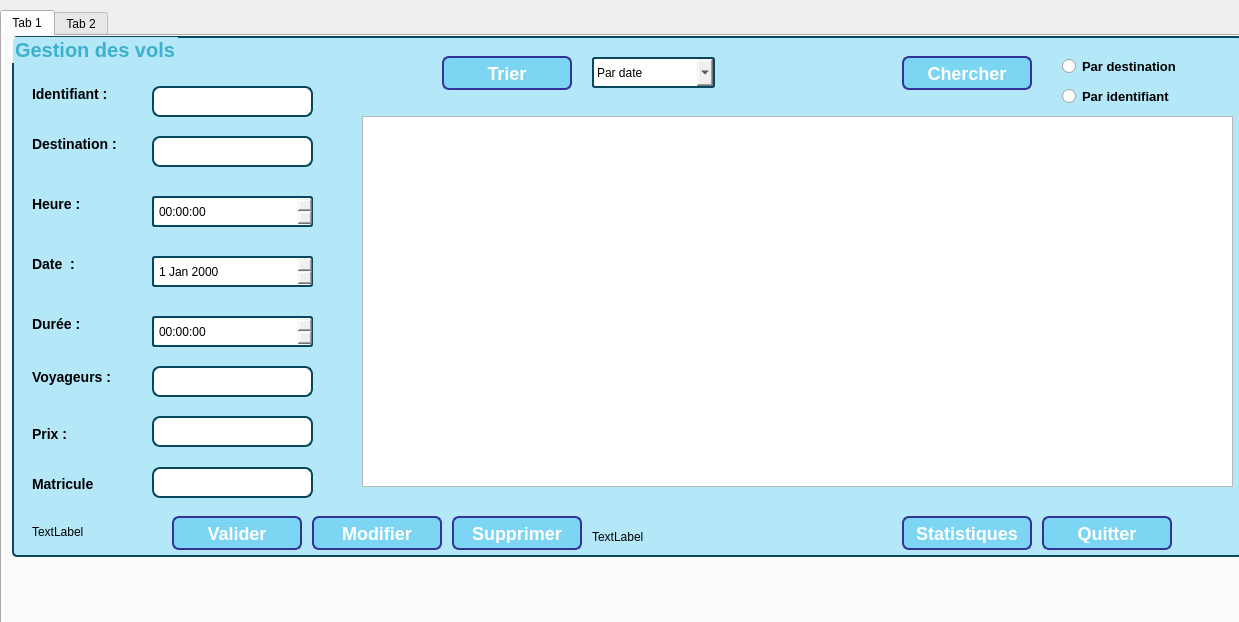
<?xml version="1.0" encoding="UTF-8"?>
<ui version="4.0">
 <class>Dialog</class>
 <widget class="QDialog" name="Dialog">
  <property name="geometry">
   <rect>
    <x>0</x>
    <y>0</y>
    <width>1239</width>
    <height>622</height>
   </rect>
  </property>
  <property name="windowTitle">
   <string>Dialog</string>
  </property>
  <widget class="QTabWidget" name="tabWidget">
   <property name="geometry">
    <rect>
     <x>0</x>
     <y>10</y>
     <width>1241</width>
     <height>621</height>
    </rect>
   </property>
   <property name="currentIndex">
    <number>0</number>
   </property>
   <widget class="QWidget" name="tab">
    <attribute name="title">
     <string>Tab 1</string>
    </attribute>
    <widget class="QGroupBox" name="groupBox">
     <property name="geometry">
      <rect>
       <x>10</x>
       <y>0</y>
       <width>1231</width>
       <height>521</height>
      </rect>
     </property>
     <property name="styleSheet">
      <string notr="true">QGroupBox {
    background-color: rgb(180, 231, 248);
    border: 2px solid rgb(8, 72, 94);
    border-radius: 5px;
color: rgb(60, 176, 205);
font-weight: bold;
font-size: 20px;
    margin-top: 0ex; /* leave space at the top for the title */
}

</string>
     </property>
     <property name="title">
      <string>Gestion des vols</string>
     </property>
     <widget class="QLabel" name="label">
      <property name="geometry">
       <rect>
        <x>20</x>
        <y>50</y>
        <width>91</width>
        <height>16</height>
       </rect>
      </property>
      <property name="styleSheet">
       <string notr="true">QLabel {
font-weight: bold;
font-size: 14px;
}</string>
      </property>
      <property name="text">
       <string>Identifiant :</string>
      </property>
     </widget>
     <widget class="QLabel" name="label_2">
      <property name="geometry">
       <rect>
        <x>20</x>
        <y>100</y>
        <width>91</width>
        <height>16</height>
       </rect>
      </property>
      <property name="styleSheet">
       <string notr="true">QLabel {
font-weight: bold;
font-size: 14px;
}</string>
      </property>
      <property name="text">
       <string>Destination :</string>
      </property>
     </widget>
     <widget class="QLabel" name="label_3">
      <property name="geometry">
       <rect>
        <x>20</x>
        <y>220</y>
        <width>71</width>
        <height>16</height>
       </rect>
      </property>
      <property name="styleSheet">
       <string notr="true">QLabel {
font-weight: bold;
font-size: 14px;
}</string>
      </property>
      <property name="text">
       <string>Date  :</string>
      </property>
     </widget>
     <widget class="QLabel" name="label_4">
      <property name="geometry">
       <rect>
        <x>20</x>
        <y>160</y>
        <width>71</width>
        <height>16</height>
       </rect>
      </property>
      <property name="styleSheet">
       <string notr="true">QLabel {
font-weight: bold;
font-size: 14px;
}</string>
      </property>
      <property name="text">
       <string>Heure :</string>
      </property>
     </widget>
     <widget class="QLabel" name="label_5">
      <property name="geometry">
       <rect>
        <x>20</x>
        <y>280</y>
        <width>71</width>
        <height>16</height>
       </rect>
      </property>
      <property name="styleSheet">
       <string notr="true">QLabel {
font-weight: bold;
font-size: 14px;
}</string>
      </property>
      <property name="text">
       <string>Durée :</string>
      </property>
     </widget>
     <widget class="QLabel" name="label_6">
      <property name="geometry">
       <rect>
        <x>20</x>
        <y>390</y>
        <width>61</width>
        <height>16</height>
       </rect>
      </property>
      <property name="styleSheet">
       <string notr="true">QLabel {
font-weight: bold;
font-size: 14px;
}</string>
      </property>
      <property name="text">
       <string>Prix :</string>
      </property>
     </widget>
     <widget class="QLabel" name="label_7">
      <property name="geometry">
       <rect>
        <x>20</x>
        <y>330</y>
        <width>91</width>
        <height>21</height>
       </rect>
      </property>
      <property name="styleSheet">
       <string notr="true">QLabel {
font-weight: bold;
font-size: 14px;
}</string>
      </property>
      <property name="text">
       <string>Voyageurs :</string>
      </property>
     </widget>
     <widget class="QLineEdit" name="lineEdit_id">
      <property name="geometry">
       <rect>
        <x>140</x>
        <y>50</y>
        <width>161</width>
        <height>31</height>
       </rect>
      </property>
      <property name="styleSheet">
       <string notr="true">QLineEdit {
padding: 1px;
border-style: solid;
border: 2px solid rgb(8, 72, 94);
border-radius: 8px;

}

</string>
      </property>
     </widget>
     <widget class="QLineEdit" name="lineEdit_destination">
      <property name="geometry">
       <rect>
        <x>140</x>
        <y>100</y>
        <width>161</width>
        <height>31</height>
       </rect>
      </property>
      <property name="styleSheet">
       <string notr="true">QLineEdit {
padding: 1px;
border-style: solid;
border: 2px solid rgb(8, 72, 94);
border-radius: 8px;
}</string>
      </property>
     </widget>
     <widget class="QLineEdit" name="lineEdit_prix">
      <property name="geometry">
       <rect>
        <x>140</x>
        <y>380</y>
        <width>161</width>
        <height>31</height>
       </rect>
      </property>
      <property name="styleSheet">
       <string notr="true">QLineEdit {
padding: 1px;
border-style: solid;
border: 2px solid rgb(8, 72, 94);
border-radius: 8px;
}</string>
      </property>
     </widget>
     <widget class="QLineEdit" name="lineEdit_voyageurs">
      <property name="geometry">
       <rect>
        <x>140</x>
        <y>330</y>
        <width>161</width>
        <height>31</height>
       </rect>
      </property>
      <property name="styleSheet">
       <string notr="true">QLineEdit {
padding: 1px;
border-style: solid;
border: 2px solid rgb(8, 72, 94);
border-radius: 8px;
}</string>
      </property>
     </widget>
     <widget class="QPushButton" name="pushButton">
      <property name="geometry">
       <rect>
        <x>160</x>
        <y>480</y>
        <width>130</width>
        <height>34</height>
       </rect>
      </property>
      <property name="styleSheet">
       <string notr="true">QPushButton {
color: white;
background-color:rgb(124, 213, 243) ;
border-width: 2px;
border-color: #339;
border-style: solid;
border-radius: 7;
padding: 5px;
font-size: 18px;
font-weight: bold;
padding-left: 8px;
padding-right: 8px;
min-width: 110px;
max-width: 110px;
min-height: 20px;
max-height: 20px;
}

QPushButton:pressed {
    background-color:rgb(60, 176, 205) ;
    color : #e9edc9;
}</string>
      </property>
      <property name="text">
       <string>Valider</string>
      </property>
     </widget>
     <widget class="QPushButton" name="pushButton_2">
      <property name="geometry">
       <rect>
        <x>1030</x>
        <y>480</y>
        <width>130</width>
        <height>34</height>
       </rect>
      </property>
      <property name="styleSheet">
       <string notr="true">QPushButton {
color: white;
background-color:rgb(124, 213, 243) ;
border-width: 2px;
border-color: #339;
border-style: solid;
border-radius: 7;
padding: 5px;
font-size: 18px;
font-weight: bold;
padding-left: 8px;
padding-right: 8px;
min-width: 110px;
max-width: 110px;
min-height: 20px;
max-height: 20px;
}

QPushButton:pressed {
    background-color:rgb(60, 176, 205) ;
    color : #e9edc9;
}</string>
      </property>
      <property name="text">
       <string>Quitter</string>
      </property>
     </widget>
     <widget class="QTableView" name="tabaff">
      <property name="geometry">
       <rect>
        <x>350</x>
        <y>80</y>
        <width>871</width>
        <height>371</height>
       </rect>
      </property>
      <property name="styleSheet">
       <string notr="true">font-weight: bold;
font-size: 13px;
color :#3CB0CD;

</string>
      </property>
     </widget>
     <widget class="QTimeEdit" name="timeEdit_heure">
      <property name="geometry">
       <rect>
        <x>140</x>
        <y>160</y>
        <width>161</width>
        <height>31</height>
       </rect>
      </property>
      <property name="styleSheet">
       <string notr="true">QTimeEdit {
    border: 2px solid rgb(8, 72, 94);
    border-radius: 3px;
    padding: 1px 18px 1px 3px;
    min-width: 6em;
}

</string>
      </property>
     </widget>
     <widget class="QPushButton" name="pushButton_3">
      <property name="geometry">
       <rect>
        <x>300</x>
        <y>480</y>
        <width>130</width>
        <height>34</height>
       </rect>
      </property>
      <property name="styleSheet">
       <string notr="true">QPushButton {
color: white;
background-color:rgb(124, 213, 243) ;
border-width: 2px;
border-color: #339;
border-style: solid;
border-radius: 7;
padding: 5px;
font-size: 18px;
font-weight: bold;
padding-left: 8px;
padding-right: 8px;
min-width: 110px;
max-width: 110px;
min-height: 20px;
max-height: 20px;
}

QPushButton:pressed {
    background-color:rgb(60, 176, 205) ;
    color : #e9edc9;
}</string>
      </property>
      <property name="text">
       <string>Modifier</string>
      </property>
     </widget>
     <widget class="QPushButton" name="pushButton_4">
      <property name="geometry">
       <rect>
        <x>430</x>
        <y>20</y>
        <width>130</width>
        <height>34</height>
       </rect>
      </property>
      <property name="styleSheet">
       <string notr="true">QPushButton {
color: white;
background-color:rgb(124, 213, 243) ;
border-width: 2px;
border-color: #339;
border-style: solid;
border-radius: 7;
padding: 5px;
font-size: 18px;
font-weight: bold;
padding-left: 8px;
padding-right: 8px;
min-width: 110px;
max-width: 110px;
min-height: 20px;
max-height: 20px;
}

QPushButton:pressed {
    background-color:rgb(60, 176, 205) ;
    color : #e9edc9;
}
</string>
      </property>
      <property name="text">
       <string>Trier</string>
      </property>
     </widget>
     <widget class="QPushButton" name="pushButton_5">
      <property name="geometry">
       <rect>
        <x>890</x>
        <y>20</y>
        <width>130</width>
        <height>34</height>
       </rect>
      </property>
      <property name="styleSheet">
       <string notr="true">QPushButton {
color: white;
background-color:rgb(124, 213, 243) ;
border-width: 2px;
border-color: #339;
border-style: solid;
border-radius: 7;
padding: 5px;
font-size: 18px;
font-weight: bold;
padding-left: 8px;
padding-right: 8px;
min-width: 110px;
max-width: 110px;
min-height: 20px;
max-height: 20px;
}

QPushButton:pressed {
    background-color:rgb(60, 176, 205) ;
    color : #e9edc9;
}</string>
      </property>
      <property name="text">
       <string>Chercher</string>
      </property>
     </widget>
     <widget class="QRadioButton" name="radioButton">
      <property name="geometry">
       <rect>
        <x>1050</x>
        <y>20</y>
        <width>131</width>
        <height>20</height>
       </rect>
      </property>
      <property name="styleSheet">
       <string notr="true">
font-weight: bold;
font-size: 13px;
</string>
      </property>
      <property name="text">
       <string>Par destination</string>
      </property>
     </widget>
     <widget class="QRadioButton" name="radioButton_2">
      <property name="geometry">
       <rect>
        <x>1050</x>
        <y>50</y>
        <width>121</width>
        <height>20</height>
       </rect>
      </property>
      <property name="styleSheet">
       <string notr="true">font-weight: bold;
font-size: 13px;
</string>
      </property>
      <property name="text">
       <string>Par identifiant</string>
      </property>
     </widget>
     <widget class="QComboBox" name="comboBox">
      <property name="geometry">
       <rect>
        <x>580</x>
        <y>21</y>
        <width>123</width>
        <height>31</height>
       </rect>
      </property>
      <property name="styleSheet">
       <string notr="true">QComboBox {
    border: 2px solid rgb(8, 72, 94);
    border-radius: 3px;
    padding: 1px 18px 1px 3px;
    min-width: 6em;
}


QComboBox:on { /* shift the text when the popup opens */
    padding-top: 3px;
    padding-left: 4px;
}</string>
      </property>
      <item>
       <property name="text">
        <string>Par date</string>
       </property>
      </item>
      <item>
       <property name="text">
        <string>Par prix</string>
       </property>
      </item>
     </widget>
     <widget class="QPushButton" name="pushButton_6">
      <property name="geometry">
       <rect>
        <x>890</x>
        <y>480</y>
        <width>130</width>
        <height>34</height>
       </rect>
      </property>
      <property name="styleSheet">
       <string notr="true">QPushButton {
color: white;
background-color:rgb(124, 213, 243) ;
border-width: 2px;
border-color: #339;
border-style: solid;
border-radius: 7;
padding: 5px;
font-size: 18px;
font-weight: bold;
padding-left: 8px;
padding-right: 8px;
min-width: 110px;
max-width: 110px;
min-height: 20px;
max-height: 20px;
}

QPushButton:pressed {
    background-color:rgb(60, 176, 205) ;
    color : #e9edc9;
}</string>
      </property>
      <property name="text">
       <string>Statistiques</string>
      </property>
     </widget>
     <widget class="QTimeEdit" name="timeEdit_duree">
      <property name="geometry">
       <rect>
        <x>140</x>
        <y>280</y>
        <width>161</width>
        <height>31</height>
       </rect>
      </property>
      <property name="styleSheet">
       <string notr="true">QTimeEdit {
    border: 2px solid rgb(8, 72, 94);
    border-radius: 3px;
    padding: 1px 18px 1px 3px;
    min-width: 6em;
}

</string>
      </property>
     </widget>
     <widget class="QDateEdit" name="dateEdit_date">
      <property name="geometry">
       <rect>
        <x>140</x>
        <y>220</y>
        <width>161</width>
        <height>31</height>
       </rect>
      </property>
      <property name="styleSheet">
       <string notr="true">QDateEdit {
    border: 2px solid rgb(8, 72, 94);
    border-radius: 3px;
    padding: 1px 18px 1px 3px;
    min-width: 6em;
}


</string>
      </property>
     </widget>
     <widget class="QLabel" name="label_pic">
      <property name="geometry">
       <rect>
        <x>20</x>
        <y>460</y>
        <width>71</width>
        <height>71</height>
       </rect>
      </property>
      <property name="text">
       <string>TextLabel</string>
      </property>
     </widget>
     <widget class="QLabel" name="label_flight">
      <property name="geometry">
       <rect>
        <x>580</x>
        <y>470</y>
        <width>301</width>
        <height>61</height>
       </rect>
      </property>
      <property name="text">
       <string>TextLabel</string>
      </property>
     </widget>
     <widget class="QPushButton" name="pushButton_supprimer">
      <property name="geometry">
       <rect>
        <x>440</x>
        <y>480</y>
        <width>130</width>
        <height>34</height>
       </rect>
      </property>
      <property name="styleSheet">
       <string notr="true">QPushButton {
color: white;
background-color:rgb(124, 213, 243) ;
border-width: 2px;
border-color: #339;
border-style: solid;
border-radius: 7;
padding: 5px;
font-size: 18px;
font-weight: bold;
padding-left: 8px;
padding-right: 8px;
min-width: 110px;
max-width: 110px;
min-height: 20px;
max-height: 20px;
}

QPushButton:pressed {
    background-color:rgb(60, 176, 205) ;
    color : #e9edc9;
}</string>
      </property>
      <property name="text">
       <string>Supprimer</string>
      </property>
     </widget>
     <widget class="QLabel" name="label_8">
      <property name="geometry">
       <rect>
        <x>20</x>
        <y>440</y>
        <width>71</width>
        <height>16</height>
       </rect>
      </property>
      <property name="styleSheet">
       <string notr="true">QLabel {
font-weight: bold;
font-size: 14px;
}</string>
      </property>
      <property name="text">
       <string>Matricule</string>
      </property>
     </widget>
     <widget class="QLineEdit" name="lineEdit_matricule">
      <property name="geometry">
       <rect>
        <x>140</x>
        <y>431</y>
        <width>161</width>
        <height>31</height>
       </rect>
      </property>
      <property name="styleSheet">
       <string notr="true">QLineEdit {
padding: 1px;
border-style: solid;
border: 2px solid rgb(8, 72, 94);
border-radius: 8px;
}</string>
      </property>
     </widget>
    </widget>
   </widget>
   <widget class="QWidget" name="tab_2">
    <attribute name="title">
     <string>Tab 2</string>
    </attribute>
   </widget>
  </widget>
 </widget>
 <resources/>
 <connections/>
</ui>
